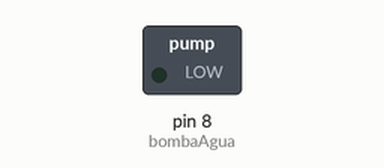
The sketch below on a simulated Arduino Uno, built with avr-gcc and run on an emulated ATmega328P. Parts: switched loads named in the sketch (green lamp = pin HIGH).

Above: at 4.0 s.
At 8.5 s:
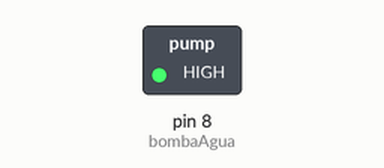
Timing chart, 0 to 11.7 s (numbered marks = the images above):
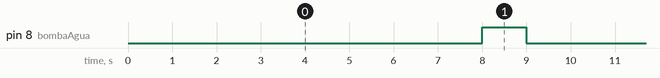

Measured:
- by itself, pin 8 (bombaAgua): alternates HIGH for 1.0 s and LOW for 8.0 s

The sketch:

BombadeAgua.ino
```cpp
int bombaAgua = 8;

void setup () {
  pinMode (bombaAgua,OUTPUT);
  }

void loop () {
  digitalWrite(bombaAgua, LOW);
  delay(8000);

  digitalWrite (bombaAgua, HIGH);
  delay(1000);

}
```
